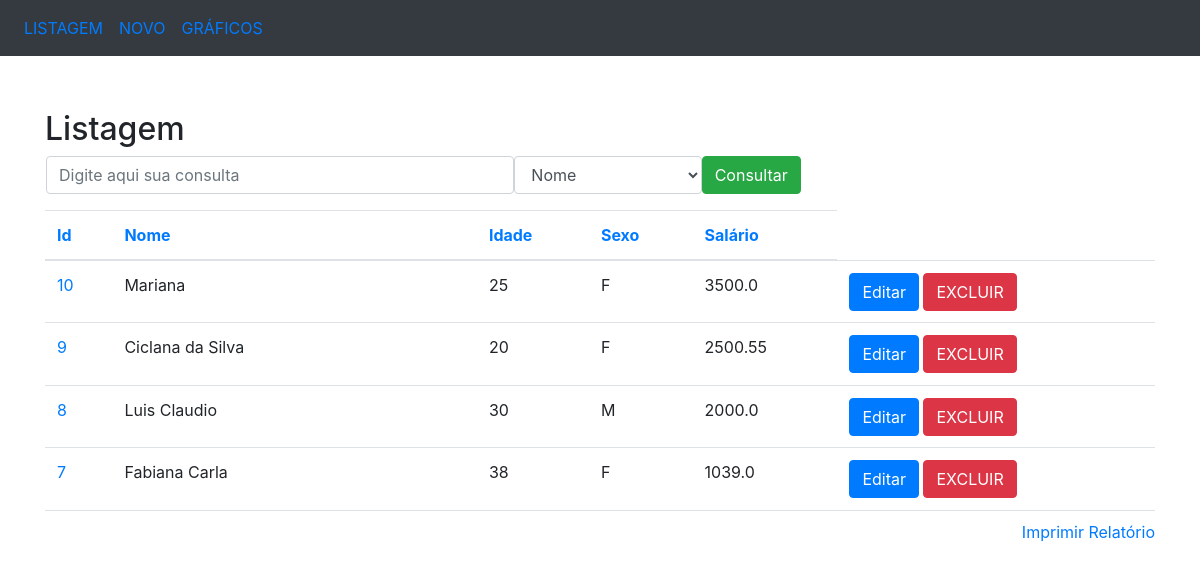
Page /ordenacao/id/id on the committed database.
### app/models/tables.py (models this page shows, shortened)
class Pessoa(db.Model):
    __tablename__ = 'pessoas'
    id = db.Column(db.Integer,primary_key=True)
    nome = db.Column(db.String(50),nullable=False)
    idade = db.Column(db.Integer)
    sexo = db.Column(db.String(1))
    salario = db.Column(db.Float)
    '''
    Método para indicar a representação da tabela e assim facilitar o debug
    '''

### app/controllers/default.py (the view)
@app.route('/ordenacao/<campo>/<ordem_anterior>')
def ordenacao(campo = 'id',ordem_anterior = ''):
    if campo == 'id':
        if ordem_anterior == campo:
            pessoas = Pessoa.query.order_by(Pessoa.id.desc()).all()
        else:
            pessoas = Pessoa.query.order_by(Pessoa.id).all() #ordena em ordem crescente
    elif campo == 'nome':
        if ordem_anterior == campo:
            pessoas = Pessoa.query.order_by(Pessoa.nome.desc()).all()
        else:
            pessoas = Pessoa.query.order_by(Pessoa.nome).all() #ordena em ordem crescente
    elif campo == 'idade':
        if ordem_anterior == campo:
            pessoas = Pessoa.query.order_by(Pessoa.idade.desc()).all()
        else:
            pessoas = Pessoa.query.order_by(Pessoa.idade).all() #ordena em ordem crescente
    elif campo == 'sexo':
        if ordem_anterior == campo:
            pessoas = Pessoa.query.order_by(Pessoa.sexo.desc()).all()
        else:
            pessoas = Pessoa.query.order_by(Pessoa.sexo).all() #ordena em ordem crescente
    elif campo == 'salario':
        if ordem_anterior == campo:
            pessoas = Pessoa.query.order_by(Pessoa.salario.desc()).all()
        else:
            pessoas = Pessoa.query.order_by(Pessoa.salario).all() #ordena em ordem crescente
    else:
        pessoas = Pessoa.query.order_by(Pessoa.id).all() #ordena em ordem crescente
    return render_template('listagem.html', pessoas = pessoas, ordem = campo)

### app/templates/listagem.html (shortened to what this page needs)
<!DOCTYPE html>
<html lang="br" dir="ltr">
  <head>
    <link
      rel="stylesheet"
      href="https://maxcdn.bootstrapcdn.com/bootstrap/4.3.1/css/bootstrap.min.css"
    />
  </head>
  <body>
    <nav class="navbar navbar-expand-sm bg-dark">
      <ul class="navbar-nav">
        <li class="navbar-item">
          <a class="nav-link" href="/listagem">LISTAGEM</a>
        </li>
        <li class="navbar-item">
          <a class="nav-link" href="/insercao">NOVO</a>
        </li>
        <li class="navbar-item">
          <a class="nav-link" href="/graficos">GRÁFICOS</a>
        </li>
      </ul>
    </nav>
    <br />
    <div class="container">
      <h2 style="margin-top: 30px">Listagem</h2>
      <form action="/consulta" method="POST" name="frm_consulta" class="ml-3">
        <div class="form-group">
          <div class="row">
            <input
              type="text"
              name="consulta"
              class="form-control col-md-5"
              placeholder="Digite aqui sua consulta"
            />
            <select class="form-control col-md-2" name="campo">
              <option value="nome">Nome</option>
            </select>
            <button type="submit" class="btn btn-success">Consultar</button>
          </div>
        </div>
      </form>
      <div style="overflow: scroll; height: 310px; width: 100%" align="center">
        <table class="table">
          <thead>
            <tr>
              <th><a href="/ordenacao/id/{{ordem}}">Id</a></th>
              <th><a href="/ordenacao/nome/{{ordem}}">Nome</a></th>
              <th><a href="/ordenacao/idade/{{ordem}}">Idade</a></th>
              <th><a href="/ordenacao/sexo/{{ordem}}">Sexo</a></th>
              <th><a href="/ordenacao/salario/{{ordem}}">Salário</a></th>
            </tr>
          </thead>
          <tbody>
            {% for pessoa in pessoas %} {% if pessoa.id%}
            <tr>
              <td nowrap="true">
                <a href="/selecao/{{pessoa.id}}">{{pessoa.id}}</a>
              </td>
              <td nowrap="true">{{pessoa.nome}}</td>
              <td nowrap="true">{{pessoa.idade}}</td>
              <td nowrap="true">{{pessoa.sexo}}</td>
              <td nowrap="true">{{pessoa.salario}}</td>
              <td>
                <a
                  href="/edicao/{{pessoa.id}}"
                  class="btn btn-primary"
                  role="button"
                  >Editar</a
                >
                <a
                  href="/delecao/{{pessoa.id}}"
                  class="btn btn-danger"
                  role="button"
                  >EXCLUIR</a
                >
              </td>
            </tr>
            <tr>
              {%endif%} {% endfor %}
            </tr>
          </tbody>
        </table>
      </div>
      <a href="#" style="float: right" onclick="relatorio()"
        >Imprimir Relatório</a
      >
    </div>
  </body>
</html>

### rows in the picture
Pessoa: id "10", nome "Mariana", idade "25", sexo "F", salario "3500.0"
Pessoa: id "9", nome "Ciclana da Silva", idade "20", sexo "F", salario "2500.55"
Pessoa: id "8", nome "Luis Claudio", idade "30", sexo "M", salario "2000.0"
Pessoa: id "7", nome "Fabiana Carla", idade "38", sexo "F", salario "1039.0"
